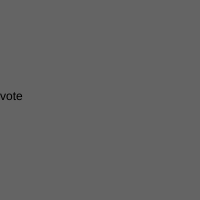
Frame 1 (no input)
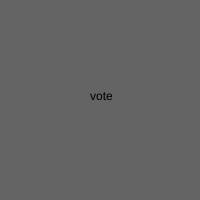
Frame 60 (no input)
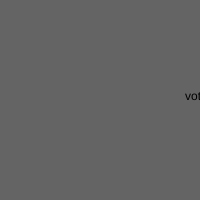
Frame 120 (the mouse pressed at the canvas centre since frame 60)

The p5.js sketch that drew these frames (run headless with seeded random() and noise() and a simulated clock; from frame 60 on, the mouse is pressed at the canvas centre):

// p5.js sketch
// ── sketch.js
var x=0;

function setup() {
  createCanvas (200,200);
}

function draw() {
  background(100);
  text("vote",x,height/2);
  x=x+5;
  if (x>200){
    x=0;
  }

}
